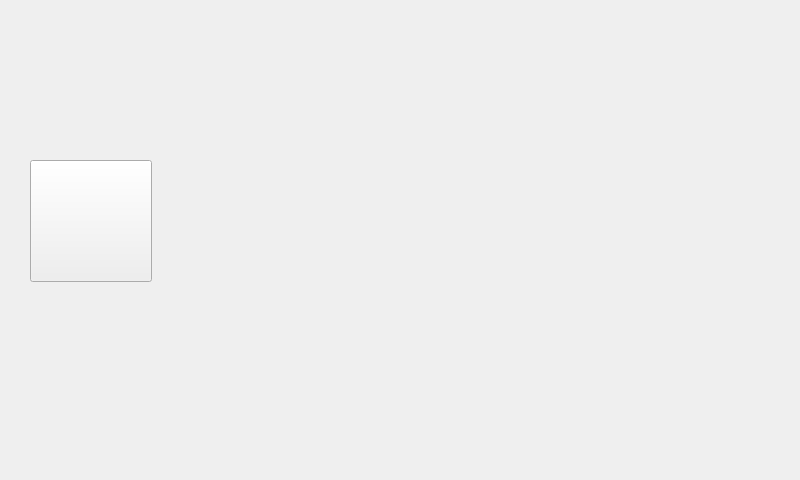
<?xml version="1.0" encoding="UTF-8"?>
<ui version="4.0">
 <class>BackPictrueWin</class>
 <widget class="QMainWindow" name="BackPictrueWin">
  <property name="geometry">
   <rect>
    <x>0</x>
    <y>0</y>
    <width>800</width>
    <height>480</height>
   </rect>
  </property>
  <property name="windowTitle">
   <string>BackPictrueWin</string>
  </property>
  <property name="styleSheet">
   <string notr="true">QMainWindow{border-image: url(:/new/prefix1/main.jpg);}</string>
  </property>
  <widget class="QWidget" name="centralWidget">
   <widget class="QPushButton" name="pushButton">
    <property name="geometry">
     <rect>
      <x>30</x>
      <y>160</y>
      <width>122</width>
      <height>122</height>
     </rect>
    </property>
    <property name="styleSheet">
     <string notr="true">border-image: url(:/new/prefix1/down.jpg);</string>
    </property>
    <property name="text">
     <string/>
    </property>
   </widget>
  </widget>
 </widget>
 <layoutdefault spacing="6" margin="11"/>
 <resources/>
 <connections/>
</ui>
